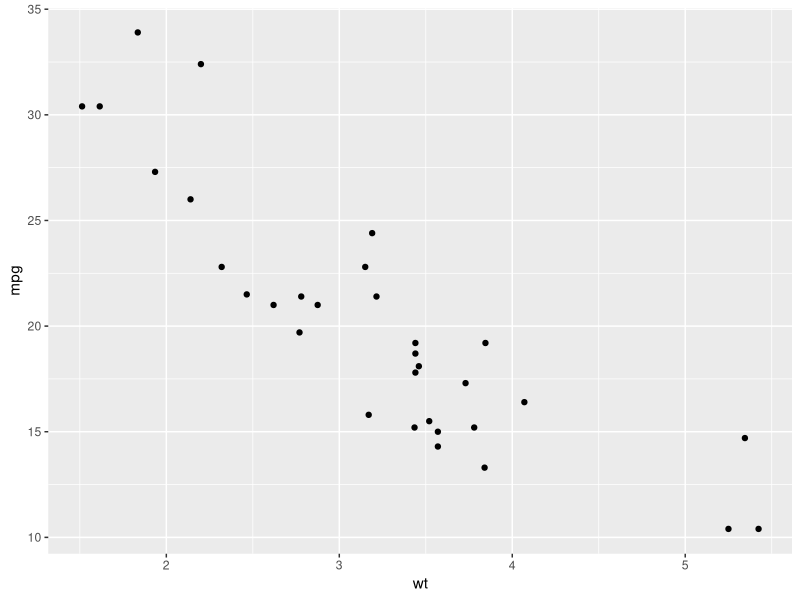
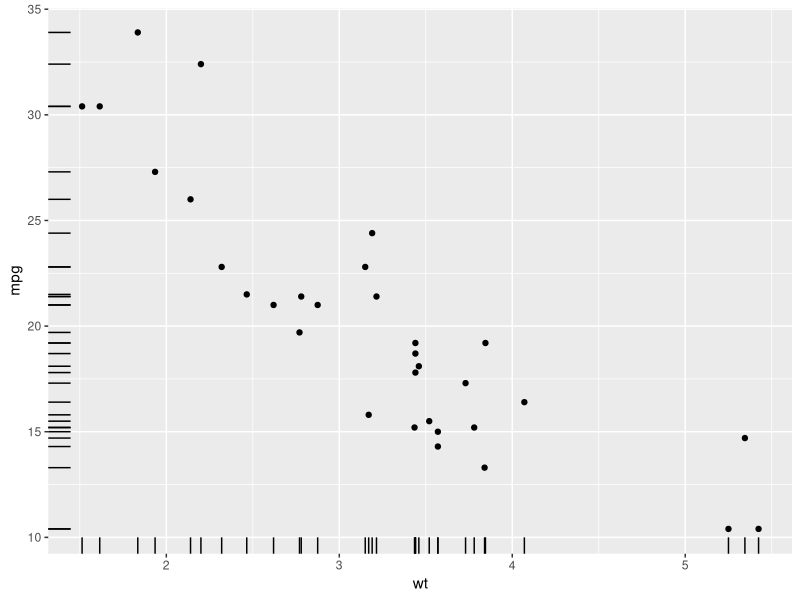
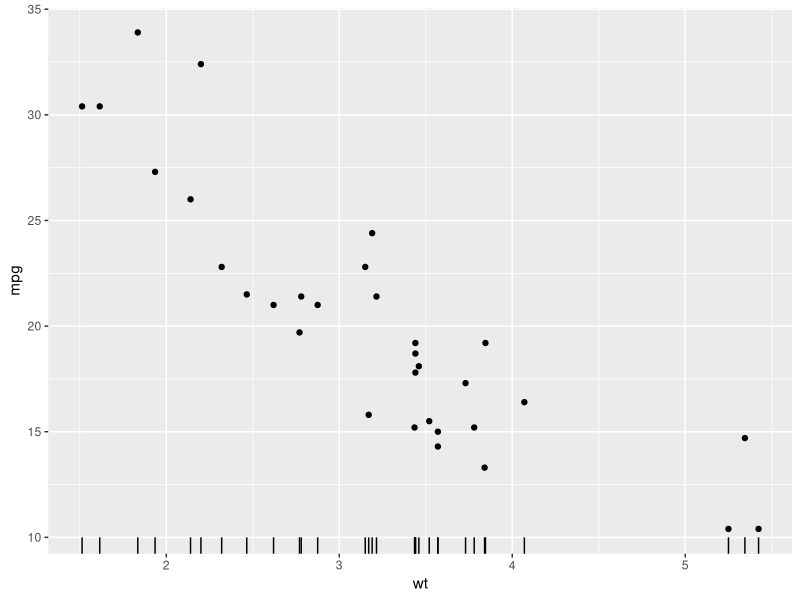
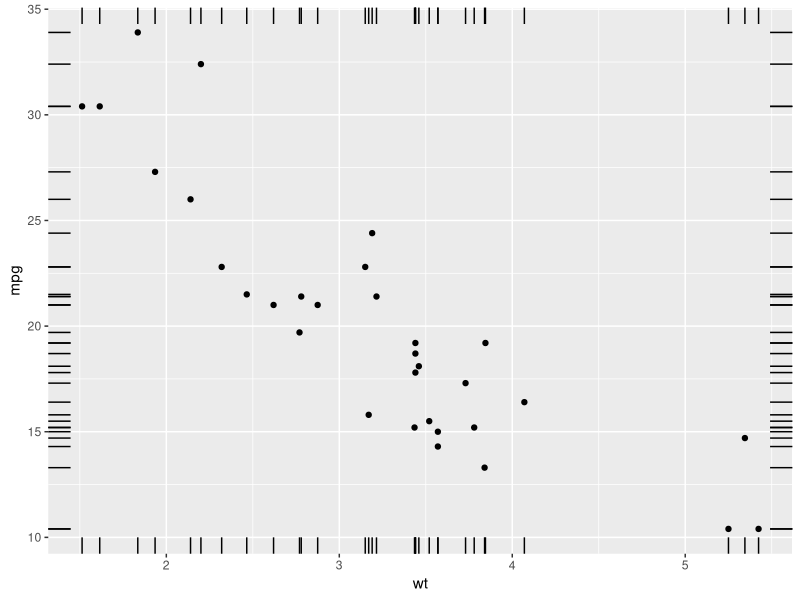
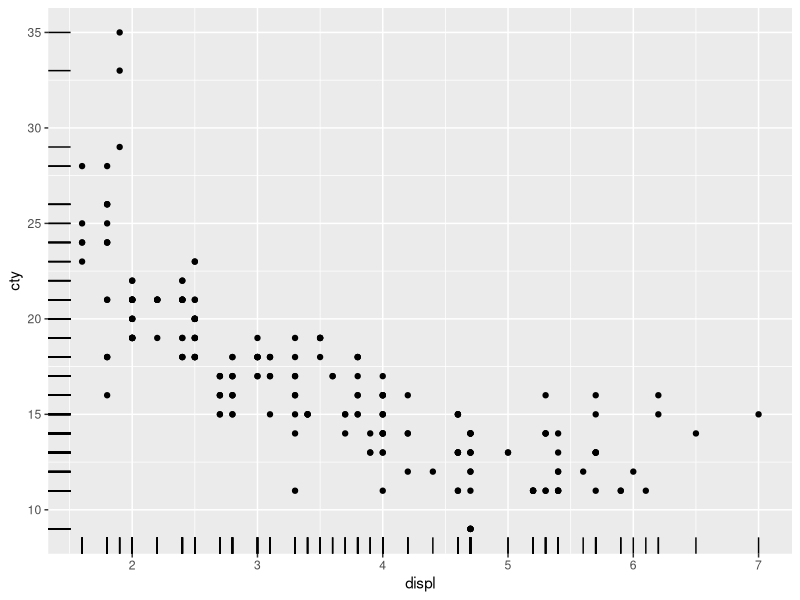
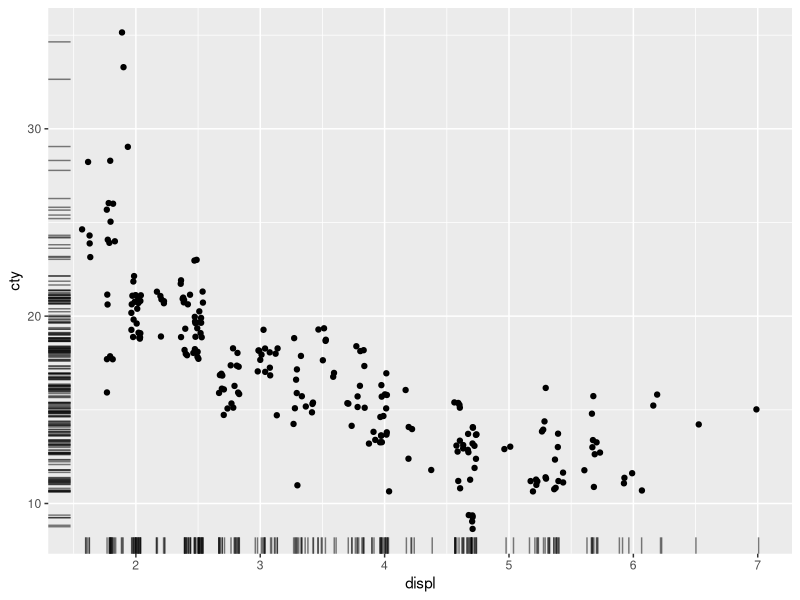
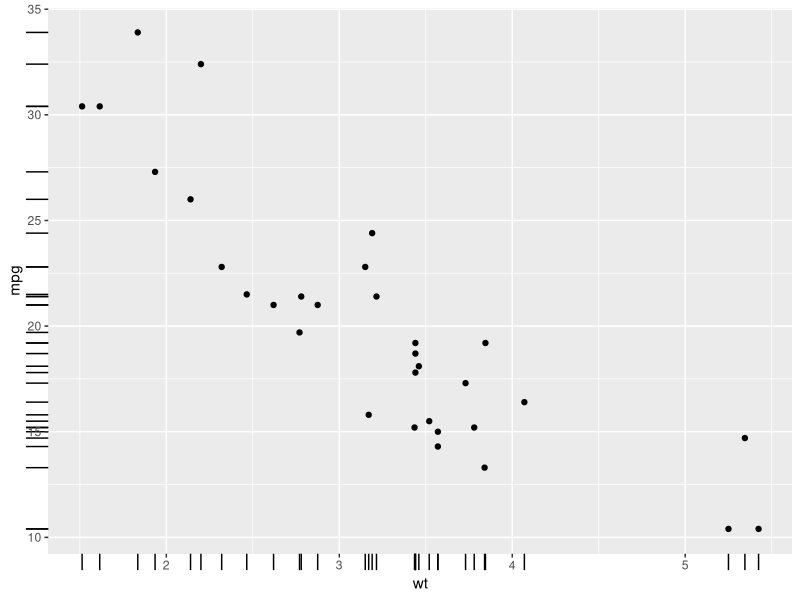

Recreate these plots in R, in order. (Note: this script raises an error after producing the figures.)
# r2py crawler metadata
# package: ggplot2
# source_type: rd_example
# topic: geom_rug.Rd
# source_file: C:\Users\bened\AppData\Local\R\win-library\4.5\ggplot2\help
# lines: 34

suppressPackageStartupMessages(library(ggplot2))
p <- ggplot(mtcars, aes(wt, mpg)) +
  geom_point()
p
p + geom_rug()
p + geom_rug(sides="b")    # Rug on bottom only
p + geom_rug(sides="trbl") # All four sides

# Use jittering to avoid overplotting for smaller datasets
ggplot(mpg, aes(displ, cty)) +
  geom_point() +
  geom_rug()

ggplot(mpg, aes(displ, cty)) +
  geom_jitter() +
  geom_rug(alpha = 1/2, position = "jitter")

# move the rug tassels to outside the plot
# remember to set clip = "off".
p +
  geom_rug(outside = TRUE) +
  coord_cartesian(clip = "off")

# set sides to top right, and then move the margins
p +
  geom_rug(outside = TRUE, sides = "tr") +
  coord_cartesian(clip = "off") +
  theme(plot.margin = margin_auto(1, unit = "cm"))

# increase the line length and
# expand axis to avoid overplotting
p +
  geom_rug(length = unit(0.05, "npc")) +
  scale_y_continuous(expand = c(0.1, 0.1))
